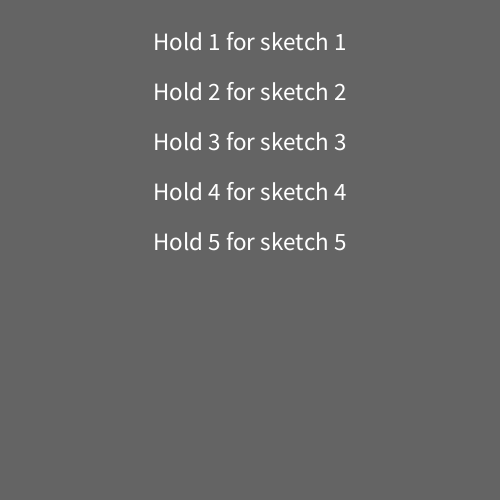
Frame 1 (no input)
Frame 60 (the mouse pressed at the canvas centre just before this capture): identical to frame 1, image omitted
Frame 120 (the mouse held since frame 60 and released just before this capture): identical to frame 1, image omitted

The Processing sketch that drew this single still picture (run headless with seeded random() and noise(); from frame 60 on, the mouse is pressed at the canvas centre):

// Processing sketch: Lab_6_pt2
// ── Lab_6_pt2.pde
float halfScreen;

void setup()
{
  size(500, 500);
  halfScreen = width * 0.5f;
}

void draw()
{
  background(100);

  if (!keyPressed)
  {
    textSize(25);
    for (int i = 1; i <= 5; i++)
    {
      textAlign(CENTER);
      text("Hold " +  i + " for sketch " + i, halfScreen, 50 * i);
    }
  }

  if (keyPressed)
  {
    if (key == '1')
    {
      stroke(0);
      for (int i = 50; i < height; i += 50)
      {
        line(0, i, width, i);
        line(i, 0, i, height);
      }
    }

    if (key == '2')
    {
      float thetaINC = TWO_PI / 12.0f;
      float radius = halfScreen/4;
      float x, y;

      for (float theta = 0; theta <= TWO_PI; theta += thetaINC)
      {
        fill(255, 255, 0);
        stroke(255, 255, 0);
        x = halfScreen + sin(theta) * radius;
        y = halfScreen - cos(theta) * radius;

        ellipse(x, y, 100, 100);
      }
      stroke(255);
      fill(255);
      ellipse(halfScreen, halfScreen, (halfScreen/2), (halfScreen/2));
    }

    if (key == '3')
    {
      fill(0);
      stroke(255, 255, 0);

      float diameter = 50;
      float halfDiameter = diameter/2;
      float quarterDiameter = halfDiameter/2;
      float faceHeight = height/2;

      for (float x =  diameter/2; x < width; x += diameter)
      {
        ellipse(x, faceHeight, diameter, diameter);
        ellipse(x, faceHeight, diameter/10, diameter/10);
        ellipse(x - quarterDiameter, faceHeight - (quarterDiameter), diameter/10, diameter/10);
        ellipse(x + quarterDiameter, faceHeight - (quarterDiameter), diameter/10, diameter/10);
        line(x - quarterDiameter, faceHeight + (quarterDiameter), x + quarterDiameter, faceHeight + (quarterDiameter));
        line(x - quarterDiameter, faceHeight + (quarterDiameter), x - quarterDiameter-5, faceHeight + (quarterDiameter/2));
        line(x + quarterDiameter, faceHeight + (quarterDiameter), x + quarterDiameter+5, faceHeight + (quarterDiameter/2));
      }
    }

    if (key == '4')
    {
      fill(0);
      stroke(255, 255, 0);

      float diameter = 50;
      float halfDiameter = diameter/2;
      float quarterDiameter = halfDiameter/2;
      float faceHeight = height/2;
      int count = 1;

      for (float x =  diameter/2; x < width; x += diameter)
      {
        if (count > 2)
        {
          count = 1;
        }

        if (count == 1)
        {
          ellipse(x, faceHeight, diameter, diameter);
          ellipse(x, faceHeight, diameter/10, diameter/10);
          ellipse(x - quarterDiameter, faceHeight - (quarterDiameter), diameter/10, diameter/10);
          ellipse(x + quarterDiameter, faceHeight - (quarterDiameter), diameter/10, diameter/10);
          line(x - quarterDiameter, faceHeight + (quarterDiameter), x + quarterDiameter, faceHeight + (quarterDiameter));
          line(x - quarterDiameter, faceHeight + (quarterDiameter), x - quarterDiameter-5, faceHeight + (quarterDiameter/2));
          line(x + quarterDiameter, faceHeight + (quarterDiameter), x + quarterDiameter+5, faceHeight + (quarterDiameter/2));
          count ++;
        } else
        {
          ellipse(x, faceHeight, diameter, diameter);
          ellipse(x, faceHeight, diameter/10, diameter/10);
          ellipse(x - quarterDiameter, faceHeight - (quarterDiameter), diameter/10, diameter/10);
          ellipse(x + quarterDiameter, faceHeight - (quarterDiameter), diameter/10, diameter/10);
          line(x - quarterDiameter, faceHeight + (quarterDiameter), x + quarterDiameter, faceHeight + (quarterDiameter));
          line(x - quarterDiameter, faceHeight + (quarterDiameter), x - quarterDiameter-5, faceHeight + (quarterDiameter*1.5f));
          line(x + quarterDiameter, faceHeight + (quarterDiameter), x + quarterDiameter+5, faceHeight + (quarterDiameter*1.5f));
          count++;
        }
      }
    }

    if (key == '5')
    {
      fill(0);
      stroke(255, 255, 0);

      float diameter = 50;
      float halfDiameter = diameter/2;
      float quarterDiameter = halfDiameter/2;
      int count = 1;

      for (float y =  diameter/2; y < height; y += diameter)
      {
        for (float x =  diameter/2; x < width; x += diameter)
        {
          if (count > 2)
          {
            count = 1;
          }

          if (count == 1)
          {
            ellipse(x, y, diameter, diameter);
            ellipse(x, y, diameter/10, diameter/10);
            ellipse(x - quarterDiameter, y - (quarterDiameter), diameter/10, diameter/10);
            ellipse(x + quarterDiameter, y - (quarterDiameter), diameter/10, diameter/10);
            line(x - quarterDiameter, y + (quarterDiameter), x + quarterDiameter, y + (quarterDiameter));
            line(x - quarterDiameter, y + (quarterDiameter), x - quarterDiameter-5, y + (quarterDiameter/2));
            line(x + quarterDiameter, y + (quarterDiameter), x + quarterDiameter+5, y + (quarterDiameter/2));
            count ++;
          } else 
          {
            ellipse(x, y, diameter, diameter);
            ellipse(x, y, diameter/10, diameter/10);
            ellipse(x - quarterDiameter, y - (quarterDiameter), diameter/10, diameter/10);
            ellipse(x + quarterDiameter, y - (quarterDiameter), diameter/10, diameter/10);
            line(x - quarterDiameter, y + (quarterDiameter), x + quarterDiameter, y + (quarterDiameter));
            line(x - quarterDiameter, y + (quarterDiameter), x - quarterDiameter-5, y + (quarterDiameter*1.5f));
            line(x + quarterDiameter, y + (quarterDiameter), x + quarterDiameter+5, y + (quarterDiameter*1.5f));
            count++;
          }
        }
      }
    }
  }
}
